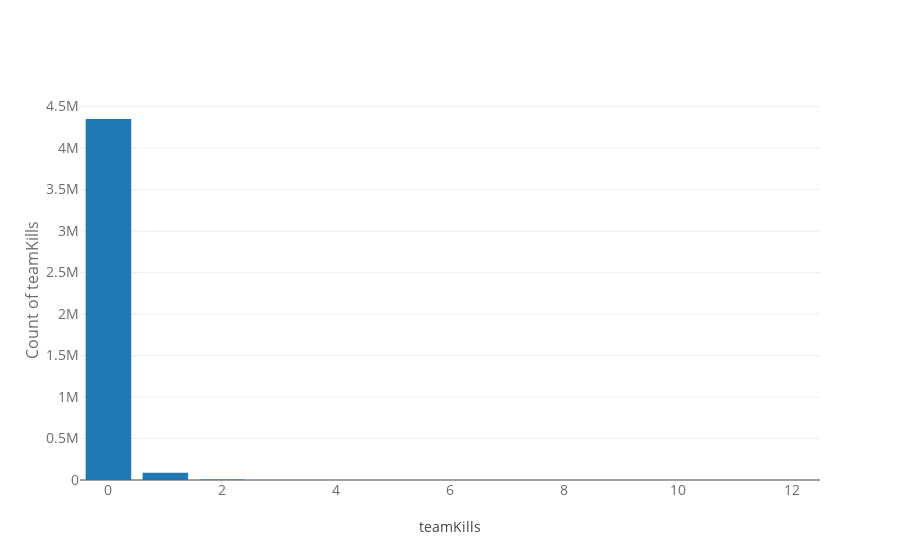

The cell this chart's notebook holds for it:
### Markdown cell above
- teamKills : Number of times this player killed a teammate.

### Code cell
temp = df_train['teamKills'].value_counts().sort_values(ascending=False)

trace = go.Bar(
    x = temp.index,
    y = (temp),
)
data = [trace]
layout = go.Layout(
    title = "",
    xaxis=dict(
        title='teamKills',
        tickfont=dict(
            size=14,
            color='rgb(107, 107, 107)'
        )
    ),
    yaxis=dict(
        title='Count of teamKills',
        titlefont=dict(
            size=16,
            color='rgb(107, 107, 107)'
        ),
        tickfont=dict(
            size=14,
            color='rgb(107, 107, 107)'
        )
)
)
fig = go.Figure(data=data, layout=layout)
py.iplot(fig, filename='schoolStateNames')
0

### Figure 1 — Plotly figure (JSON) as saved in the notebook; plotly's stock layout.template omitted (floating-point values rounded to 4 significant figures)
{"data": [{"x": [0, 1, 2, 3, 4, 5, 10, 6, 7, 8, 12], "y": [4350036, 88771, 7236, 829, 81, 7, 2, 1, 1, 1, 1], "type": "bar", "uid": "ed70f55a-db95-11e8-a172-afa9c0d857b7"}], "layout": {"title": "", "xaxis": {"tickfont": {"color": "rgb(107, 107, 107)", "size": 14}, "title": "teamKills"}, "yaxis": {"tickfont": {"color": "rgb(107, 107, 107)", "size": 14}, "title": "Count of teamKills", "titlefont": {"color": "rgb(107, 107, 107)", "size": 16}}}}
